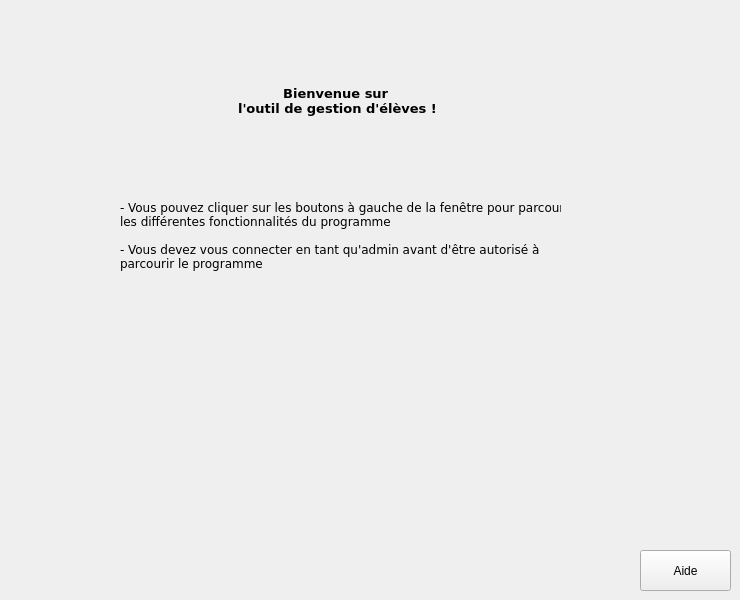
    <widget class="QWidget" name="Bienvenue">
     <widget class="QLabel" name="Bvn_Message1">
      <property name="geometry">
       <rect>
        <x>220</x>
        <y>50</y>
        <width>221</width>
        <height>101</height>
       </rect>
      </property>
      <property name="font">
       <font>
        <family>Verdana</family>
        <pointsize>10</pointsize>
        <bold>true</bold>
       </font>
      </property>
      <property name="text">
       <string>              Bienvenue sur 
    l'outil de gestion d'élèves !</string>
      </property>
     </widget>
     <widget class="QLabel" name="Bvn_Message2">
      <property name="geometry">
       <rect>
        <x>120</x>
        <y>170</y>
        <width>441</width>
        <height>131</height>
       </rect>
      </property>
      <property name="font">
       <font>
        <family>Verdana</family>
        <pointsize>9</pointsize>
       </font>
      </property>
      <property name="text">
       <string>- Vous pouvez cliquer sur les boutons à gauche de la fenêtre pour parcourir
les différentes fonctionnalités du programme

- Vous devez vous connecter en tant qu'admin avant d'être autorisé à
parcourir le programme</string>
      </property>
     </widget>
     <widget class="QPushButton" name="Bvn_aide">
      <property name="geometry">
       <rect>
        <x>640</x>
        <y>550</y>
        <width>91</width>
        <height>41</height>
       </rect>
      </property>
      <property name="text">
       <string>Aide</string>
      </property>
     </widget>
    </widget>
